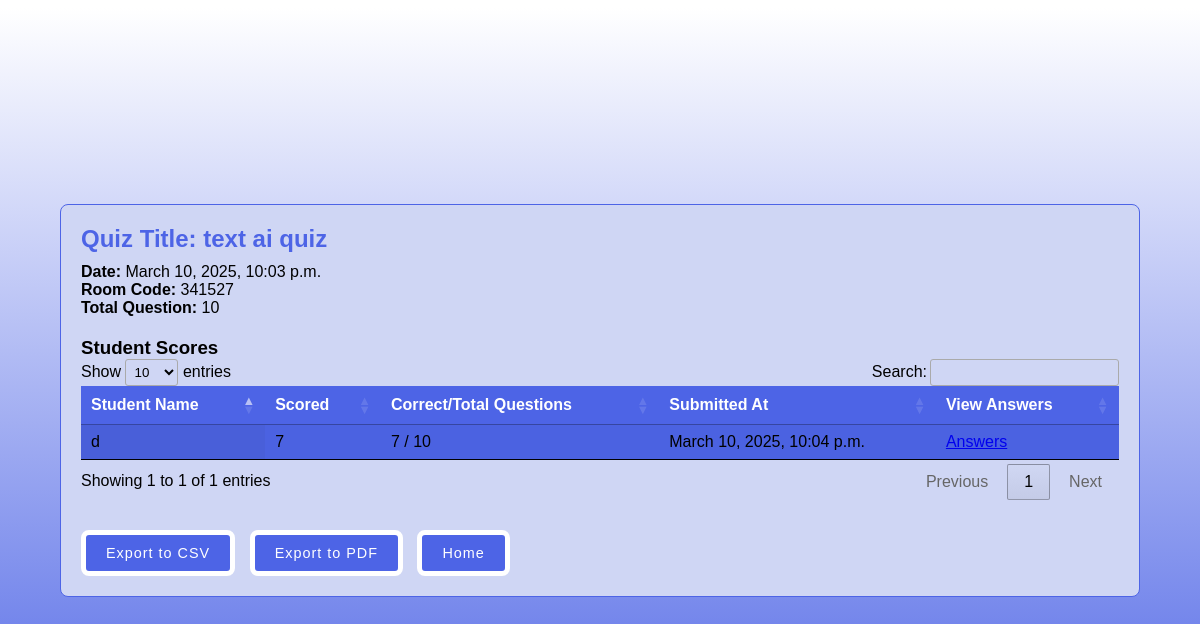
The page /q/view/58/ (signed in) on the database its author committed.
### q/models.py (models this page shows, shortened)
class Quiz(models.Model):
    title = models.CharField(max_length=255)
    start_time = models.DateTimeField(blank=True, null=True)
    end_time = models.DateTimeField(blank=True, null=True)
    pdf = models.FileField(upload_to='pdfs/', null=True, blank=True)
    code = models.IntegerField(unique=True, editable=False, null=True, blank=True)
    host = models.ForeignKey(User, on_delete=models.CASCADE)
    created_at = models.DateTimeField(auto_now_add=True)
    show_results_to_student = models.BooleanField(default=True)  # Show results or not
    duration = models.IntegerField(default=2)  # Duration in minutes
    is_active = models.BooleanField(default=True)  # Whether the quiz is active or not

class QuizResult(models.Model):
    quiz = models.ForeignKey(Quiz, related_name='results', on_delete=models.CASCADE)
    user = models.ForeignKey(User, on_delete=models.CASCADE)
    score = models.IntegerField()
    total_points = models.IntegerField(default=0)
    percentage = models.DecimalField(max_digits=5, decimal_places=2, default=0)
    submitted_at = models.DateTimeField(auto_now_add=True)
    class Meta:
        ordering = ['-submitted_at']  # Most recent results first

### login/models.py (models this page shows, shortened)
class User(AbstractBaseUser, PermissionsMixin):
    email = models.EmailField(unique=True)
    first_name = models.CharField(max_length=50)
    last_name = models.CharField(max_length=50)
    is_student = models.BooleanField(default=False)
    is_teacher = models.BooleanField(default=False)
    is_verified = models.BooleanField(default=False)
    otp = models.CharField(max_length=6, blank=True, null=True)
    prn = models.CharField(max_length=20, blank=True, null=True)
    is_staff = models.BooleanField(default=False)
    is_active = models.BooleanField(default=True)
    profile_picture = models.ImageField(upload_to='profile_pics/', blank=True, null=True)
    GENDER_CHOICES = [
        ('Male', 'Male'),
        ('Female', 'Female'),
        ('Other', 'Other'),
    ]
    gender = models.CharField(max_length=10, choices=GENDER_CHOICES, default='Male')
    location = models.CharField(max_length=100, blank=True, null=True)
    date_joined = models.DateTimeField(auto_now_add=True)
    USERNAME_FIELD = 'email'
    REQUIRED_FIELDS = ['first_name', 'last_name']
    objects = CustomUserManager()
    groups = models.ManyToManyField(
        'auth.Group',
        related_name='custom_user_set',
        blank=True,
        help_text='The groups this user belongs to. A user will get all permissions granted to each of their groups.',
        verbose_name='groups',
    )
    user_permissions = models.ManyToManyField(
        'auth.Permission',
        related_name='custom_user_set',
        blank=True,
        help_text='Specific permissions for this user.',
        verbose_name='user permissions',
    )

### q/views.py (the view)
# urls.py: path('view/<int:quiz_id>/', views.quiz_view, name='quiz_view'),
@login_required
def quiz_view(request, quiz_id):
    if not request.user.is_teacher:
        return HttpResponseForbidden("You are not allowed to access this page.")
    quiz = get_object_or_404(Quiz, id=quiz_id)
    questions = quiz.questions.all()
    total_questions = questions.count()
    results = quiz.results.all()
    for result in results:
        correct_attempts = StudentAnswer.objects.filter(
            quiz_result=result,
            user_answer=F('correct_answer')
        ).count()
        result.correct_attempts = correct_attempts
    return render(request, 'view.html', {
        'quiz': quiz ,
        'results': results,
        'total_questions': total_questions,
        })

### q/templates/view.html (shortened to what this page needs)
<!DOCTYPE html>
{% load static %}
<html lang="en">
<head>
    <link rel="stylesheet" href="https://cdn.datatables.net/1.11.5/css/jquery.dataTables.min.css">
</head>
<body>
    <div class="container">
        <section class="quiz-details">
            <h2>Quiz Title: {{ quiz.title }}</h2>
            <p><strong>Date:</strong> {{ quiz.created_at }}</p>
            <p><strong>Room Code:</strong> {{ quiz.code }}</p>
            <p><strong>Total Question:</strong> {{ total_questions }}</p>
        </section>
        <section class="scores-table">
            <h3>Student Scores</h3>
            <table id="resultsTable" class="display">
                <thead>
                    <tr>
                        <th>Student Name</th>
                        <th>Scored</th>
                        <th>Correct/Total Questions</th>
                        <th>Submitted At</th>
                        <th>View Answers</th>
                    </tr>
                </thead>
                <tbody>
                    {% for result in results %}
                        <tr>
                            <td>{{ result.user.first_name }}</td>
                            <td>{{ result.score }}</td>
                            <td>{{ result.correct_attempts }} / {{ total_questions }}</td>
                            <td>{{ result.submitted_at }}</td>
                            <td><a href="{% url 'view_student_answers' result.id %}">Answers</a></td>
                        </tr>
                    {% endfor %}
                </tbody>
            </table>
        </section>
        <section class="export-options">
            <button onclick="exportToCSV()">Export to CSV</button>
            <button onclick="exportToPDF()">Export to PDF</button>
            <button onclick="home()">Home</button>
        </section>
    </div>
</body>
</html>

### q/templates/view.html (style rules this page uses)
* { margin: 0; padding: 0; box-sizing: border-box; font-family: Arial, sans-serif; }
body { margin: 0; background: linear-gradient(0deg, #4d64e6 0%, #ffffff 99%); font-family: "Poppins"; display: flex; justify-content: center; align-items: center; min-height: 100vh; }
.container { max-width: 1200px; width: 90%; margin: 20px auto; padding: 20px; border: 1px solid #4d64e6; border-radius: 8px; background-color: #cfd6f4; }
.quiz-details { margin-bottom: 20px; }
.quiz-details h2 { margin-bottom: 10px; color: #4d64e6; }
.scores-table { margin-bottom: 30px; overflow-x: auto; }
.scores-table table { width: 100%; border-collapse: collapse; margin-top: 10px; background-color: #4d64e6; }
.scores-table th, .scores-table td { padding: 10px; text-align: left; border-bottom: 1px solid #000; white-space: nowrap; }
.scores-table th { background-color: #4d64e6; color: white; }
.export-options button { padding: 10px 20px; margin-right: 10px; border: 5px solid #fff; color: #fff; text-decoration: none; border-radius: 1vh; font-size: 1.2vw; transition: 0.6s ease-in-out; letter-spacing: 1px; background: #4d64e6; }

### rows shown on the page
Quiz: title "text ai quiz", created_at "March 10, 2025, 10:03 p.m.", code "341527"
QuizResult: user.first_name "d", score "7", correct_attempts "7", total_points "10", submitted_at "March 10, 2025, 10:04 p.m."

### other values the page prints
{{ total_questions }} "10"
